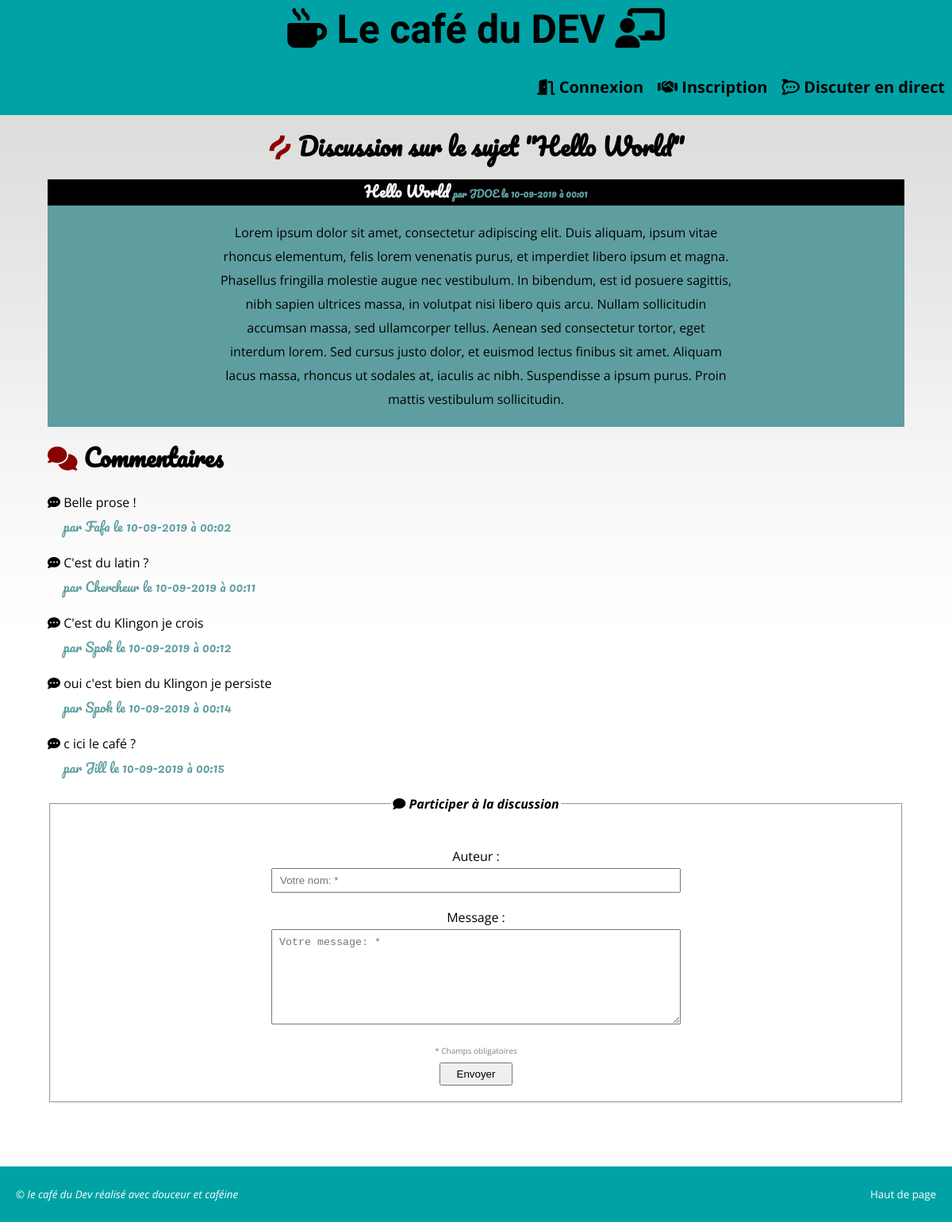
Screenshot of /index.php?action=comments&id=28 with the database file from the repository.
### tables this page shows
CREATE TABLE `posts` (
  `id` int(11) NOT NULL,
  `user_id` int(11) NOT NULL,
  `title` varchar(255) NOT NULL,
  `post` text NOT NULL,
  `creation_date` datetime NOT NULL
);

CREATE TABLE `users` (
  `id` int(11) NOT NULL,
  `firstname` varchar(200) NOT NULL,
  `lastname` varchar(200) NOT NULL,
  `email` varchar(200) NOT NULL,
  `role` varchar(5) NOT NULL,
  `pseudo` varchar(200) NOT NULL,
  `password` varchar(100) NOT NULL,
  `subscription_date` datetime NOT NULL
);

CREATE TABLE `comments` (
  `id` int(11) NOT NULL,
  `post_id` int(11) NOT NULL,
  `author` varchar(50) NOT NULL,
  `comment` text NOT NULL,
  `creation_date` datetime NOT NULL
);

### application/controllers/CommentController.php (called while the page is built, shortened)
<?php
class CommentController {
    public function renderCommentView(int $post_id) {
        $postModel = new PostModel();
        $commentModel = new CommentModel();
        $post = $postModel->getOnepost($post_id);
        $comments = $commentModel->getCommentsByPost($post_id);
        require 'public/views/front/commentView.phtml';
    }
}

### application/classes/config/Directory.php (called while the page is built, shortened)
<?php
class Directory {
    public static function requireFileWithoutNamespace(string $class) :void {
        if (substr($class, -10) === 'Controller') {
            $class = str_replace(SELF::CONTROLLER_NAMESPACE, "", $class);
            require_once SELF::CONTROLLER_DIRECTORY . $class . '.php';
        }
        else if (substr($class, -5) === 'Model') {
            $class = str_replace(SELF::MODEL_NAMESPACE, "", $class);
        }
        else if (substr($class, -9) === 'Exception')
        {
            $class = str_replace(SELF::EXCEPTION_NAMESPACE, "", $class);
            require_once SELF::EXCEPTION_DIRECTORY . $class . '.php';
        }
        else if (substr($class, -6) === 'Entity')
        {
            $class = str_replace(SELF::ENTITY_NAMESPACE, "", $class);
        }
        else {
            $class = str_replace(SELF::CONFIG_NAMESPACE, "", $class);
        }
    }
}

### application/models/PostModel.php (called while the page is built, shortened)
<?php
class PostModel extends Database {
    public function getOnePost(int $postId) :array {
        $sql = "SELECT post.id, post.user_id, post.title, post.post, post.creation_date, user.pseudo FROM posts post, users user WHERE post.id = :id AND user.id = post.user_id" ;
        $arrayParams = [
            "id" => $postId
        ];
        return $this->queryAllFetchClass($sql, SELF::ENTITY_CLASSNAME, $arrayParams);
    }
}

### application/classes/config/Database.php (called while the page is built, shortened)
<?php
class Database {
    protected $pdo;
    public function setPdo(\PDO $db_init)
    {
        $this->pdo = $db_init;
    }
    public function protectWithHtmlSpecialCharsAndTrim(array $arrayParams = []) {
        if ( !empty($arrayParams) )
        {
            foreach( $arrayParams as $keys => $param )
            {
                $arrayParams[$keys] = htmlspecialchars(trim($param));
            }
            return $arrayParams;
        }
    }
    public function prepareExecute(string $sqlQuery, array $arrayParams = [])
    {
        $query = $this->pdo->prepare($sqlQuery);
        $protectedArrayParams = $this->protectWithHtmlSpecialCharsAndTrim($arrayParams);
        $query->execute($protectedArrayParams);
        return $query;
    }
    public function queryAllFetchClass( string $sqlQuery, $class, array $arrayParams = [] ) :array
    {
        $query = $this->prepareExecute($sqlQuery, $arrayParams);
        $entity_namespace = "Ariwf3\\Blog_oop\\Application\\Classes\\Entity";
        return $query->fetchAll(\PDO::FETCH_CLASS, $entity_namespace . '\\' . $class);
    }
}

### application/classes/entity/PostsEntity.php (called while the page is built, shortened)
<?php
class PostsEntity {
    public $id;
    public $creation_date;
    public function __construct() {
        $this->id = (int) $this->id;
        $this->creation_date = new \DateTime($this->creation_date);
    }
}

### application/models/CommentModel.php (called while the page is built, shortened)
<?php
class CommentModel extends Database {
    public function getCommentsByPost(int $post_id) :array {
        $id = (int) $post_id;
        $array = [
            "id" => $id
        ];
        $sql = "SELECT id, post_id, author, comment, creation_date FROM comments WHERE post_id = :id";
        return $this->queryAllFetchClass($sql, SELF::ENTITY_CLASSNAME, $array);
    }
}

### application/classes/entity/CommentsEntity.php (called while the page is built, shortened)
<?php
class CommentsEntity {
    public $author;
    public $creation_date;
    public function __construct() {
        $this->author = ucfirst($this->author);
        $this->creation_date = new \DateTime($this->creation_date);
    }
}

### public/views/front/CommentView.phtml (the view, shortened to what this page needs)
<h2><i class="fab fa-hotjar"></i> Discussion sur le sujet "<?= $post[0]->title ?>" </h2>
<article class="postwithcomments">
    <h3><?= $post[0]->title ?> <span class='author_infos'>par <span class='touppercase'><?= $post[0]->pseudo ?></span> le <?= $post[0]->creation_date->format('d-m-Y à H:i') ?></span></h3>
    <p> <?= $post[0]->post ?> </p>
</article>
<div class="comment">
    <h2><i class="fas fa-comments"></i> Commentaires</h2>
    <?php
    foreach($comments as $comment): ?>
    <p><i class="fas fa-comment-dots"></i> <?= $comment->comment ?> <span class="infos_comment">par <?= $comment->author ?> le <?= $comment->creation_date->format('d-m-Y à H:i') ?></span></p>
    <?php endforeach ?>
    <form action="index.php?action=addComment&id=<?=$post[0]->id?>" method="POST" id="formComments">
        <fieldset>
            <legend><i class="fas fa-comment"></i> Participer à la discussion</legend>
            <p>
                <label for="author">Auteur :</label>
                <input id="author" name="author" type="text" placeholder="Votre nom: * " value="<?php $value = isset($_COOKIE['author']) ? $_COOKIE['author'] : ''; echo htmlspecialchars($value)  ?>" />
            </p>
            <p>
                <label for="message">Message :</label>
            <?php
                if (isset($_SESSION['comments']['errors']) ) : ?>
                <textarea id="message" name="message" type="text" placeholder="Votre message: *" ><?php $value = isset($_SESSION['comments']['message']) ? $_SESSION['comments']['message'] : ''; echo $value ?></textarea>
                <?php else : ?>
                <textarea id="message" name="message" type="text" placeholder="Votre message: *"></textarea>
            <?php endif ?>
            </p>
            <span class='required_field'>* Champs obligatoires</span>
            <input type="submit" value="Envoyer" id="send_comment">
        </fieldset>
    </form>
</div>
<?php require 'public/views/template.phtml'; ?>

### public/assets/css/style.css (style rules this page uses)
html { font-size: 62.5% }
* { box-sizing: border-box; }
body { font-family: 'Open Sans', sans-serif; margin: 0; padding: 0; font-size: 1.6rem; line-height: 3rem; background-image: url('../img/fond.png'); background-repeat: repeat-x; }
h2 { font-size: 3rem; }
h2,h3,h4 { font-family: 'Pacifico', cursive; }
span.touppercase { text-transform: uppercase; }
.fa-hotjar, .fa-comments, h2 .fa-user, h2 .fa-user-cogs { color : darkred; }
legend { font-weight: bold; font-style: italic; }
input,textarea { display: block; margin: auto; }
input[type="text"], input[type="password"], input[type="email"] { padding: 6px 9px; width: 100%; max-width: 50%; }
input[type="submit"] { padding: 0.5rem 2rem; }
span.required_field { font-size: 1rem; color: gray; }
article { background: cadetblue; }
article>h3 { background: black; color: whitesmoke; }
article>h3>span.author_infos { font-size: 1.2rem; color: cadetblue; }
article p { max-width: 60%; margin: 0 auto; }
article.postwithcomments p { padding-bottom: 2rem; }
div.comment { text-align: center; }
span.infos_comment { display: block; font-family: 'Pacifico', cursive; color: cadetblue; }
textarea { padding: 6px 9px; width: 100%; max-width: 50%; height: 16rem; min-height: 16rem; line-height: 2rem; }
textarea#message { height: 12rem; min-height: 10rem; }
@media screen and (min-width: 768px) { body { position: relative; } }
@media screen and (min-width: 768px) { div.comment { text-align: left; } }
@media screen and (min-width: 768px) { fieldset { padding : 2rem; } }
@media screen and (min-width: 768px) { .comment fieldset { text-align: center; } }
@media screen and (min-width: 768px) { span.infos_comment { margin-left: 2rem; } }

### rows the page displays
posts: title "Hello World", user.pseudo "JDOE", creation_date "10-09-2019 à 00:01", post "Lorem ipsum dolor sit amet, consectetur adipiscing elit. Duis aliquam, ipsum vitae rhoncus elementum, felis lorem venenatis purus, et imperdiet libero ipsum et magna. Phasellus fringilla molestie augue nec vestibulum. In bibendum, est id posuere sagittis, nibh sapien ultrices massa, in volutpat nisi libero quis arcu. Nullam sollicitudin accumsan massa, sed ullamcorper tellus. Aenean sed consectetur tortor, eget interdum lorem. Sed cursus justo dolor, et euismod lectus finibus sit amet. Aliquam lacus massa, rhoncus ut sodales at, iaculis ac nibh. Suspendisse a ipsum purus. Proin mattis vestibulum sollicitudin."
comments: comment "Belle prose !", author "Fafa", creation_date "10-09-2019 à 00:02"
comments: comment "C'est du latin ?", author "Chercheur", creation_date "10-09-2019 à 00:11"
comments: comment "C'est du Klingon je crois", author "Spok", creation_date "10-09-2019 à 00:12"
comments: comment "oui c'est bien du Klingon je persiste", author "Spok", creation_date "10-09-2019 à 00:14"
comments: comment "c ici le café ?", author "Jill", creation_date "10-09-2019 à 00:15"
